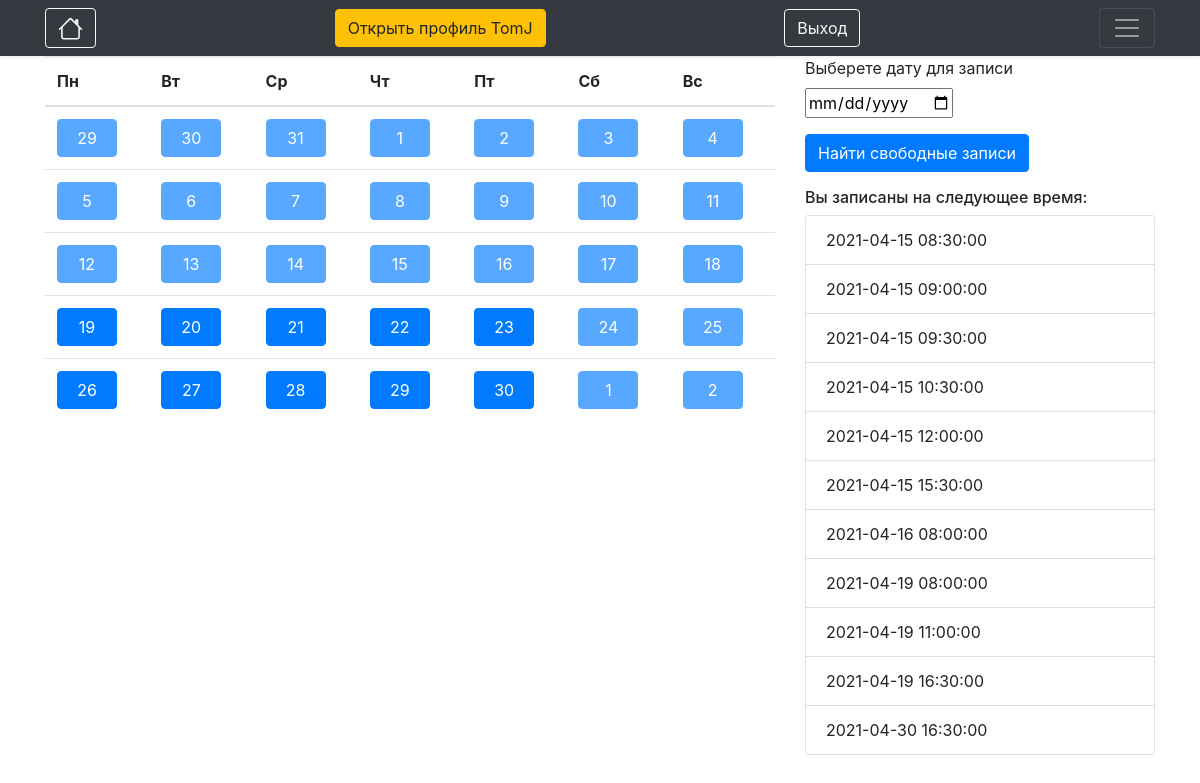
Page / (signed in) on the committed database.
### app/models.py (models this page shows, shortened)
class Client(db.Model, UserMixin):
    __tablename__ = 'clients'
    id = db.Column(db.Integer, primary_key=True, autoincrement=True)
    username = db.Column(db.String(60), index=True, unique=True, nullable=False)
    password = db.Column(db.String(128))
    firstname = db.Column(db.String(50), nullable=True)
    lastname = db.Column(db.String(50), nullable=True)
    sex = db.Column(db.Enum(Gender), nullable=True)
    birthday = db.Column(db.Date, nullable=True)
    phone = db.Column(db.String(15), nullable=False, unique=True)
    email = db.Column(db.String(150), nullable=True, unique=True)
    records = db.relationship(
        'Record',
        backref=db.backref('client', lazy='joined'),
        lazy='dynamic'
        )

class Record(db.Model):
    __tablename__ = 'records'
    id = db.Column(db.Integer, primary_key=True, autoincrement=True)
    client_id = db.Column(db.Integer, db.ForeignKey('clients.id'), nullable=False)
    worker_id = db.Column(db.Integer, db.ForeignKey('workers.id'), nullable=False)
    text = db.Column(db.Text, nullable=True)
    published = db.Column(db.DateTime, nullable=False)
    start_time = db.Column(db.TIMESTAMP, nullable=False)
    duration = db.Column(db.Integer, nullable=False)
    status = db.Column(db.Enum(RecordType), nullable=True)

### app/__init__.py (the view)
    @app.route('/')
    def index():
        filter_form = FilterForm()
        month = get_current_month()
        if current_user.is_authenticated:
            user_id = Client.query.filter(Client.username == current_user.username).first().id
            records_client = Record.query.filter_by(client_id=user_id).order_by(Record.start_time).all()
            return render_template('index.html', records=records_client, form=filter_form, month=month, current_date=datetime.now().date())
        return render_template('index.html', form=filter_form, month=month, current_date=datetime.now().date())

### app/forms.py
class FilterForm(FlaskForm):
    date = DateField('Выберете дату для записи', validators=[DataRequired()], format='%Y-%m-%d')
    submit = SubmitField('Найти свободные записи', render_kw={"class": "btn btn-primary"})

### app/date_cheker.py (called while the page is built)
def get_current_month():
    current_date = datetime.date.today()
    month = Calendar().monthdatescalendar(current_date.year, current_date.month)
    return month

### app/templates/index.html (shortened to what this page needs)
{% extends "base.html" %}
{% block page_content %}
    <div class="row">
        <div class="col-8">
            <table class="table">
                <thead>
                    <tr>
                      <th scope="col">Пн</th>
                      <th scope="col">Вт</th>
                      <th scope="col">Ср</th>
                      <th scope="col">Чт</th>
                      <th scope="col">Пт</th>
                      <th scope="col">Сб</th>
                      <th scope="col">Вс</th>
                    </tr>
                </thead>
                <tbody>
                    {% for week in month %}
                        <tr>
                        {% for day in week %}
                            {% if day.isoweekday() <= 5 and day >= current_date %}
                                <td><a class="btn btn-primary" href="{{ url_for('check_date', day=day) }}" role="button" style="display:block;width:60px">{{ day.day }}</a></td>
                            {% else %}
                                <td><a class="btn btn-primary disabled" tabindex="-1" href="#" role="button" style="display:block;width:60px" aria-disabled="true">{{ day.day }}</a></td>
                            {% endif%}
                        {% endfor %}
                        </tr>
                    {% endfor %}
                </tbody>
            </table>
        </div>
        <div class="col-4">
            <form action="{{ url_for('check_date') }}" method="POST">
                <div class="form-group">
                    {{ form.date.label }}
                    {{ form.date() }}
                </div>
                {{ form.submit }}
            </form>
            {% if current_user.username %}
                <h6>Вы записаны на следующее время:</h6>
            {% endif %}
            <ul class="list-group">
            {% for record in records %}
                <li class="list-group-item">{{ record.start_time }}</li>
            {% endfor %}
            </ul>
        </div>
    </div>
{% endblock %}

### app/templates/base.html (shortened to what this page needs)
<!doctype html>
<html lang="ru">
  <head>
    <link rel="stylesheet" href="https://stackpath.bootstrapcdn.com/bootstrap/4.1.3/css/bootstrap.min.css">
  </head>
  <body>
    <header>
        <div class="navbar navbar-dark bg-dark shadow-sm">
            <div class="container d-flex justify-content-between">
                <a href="/" class="btn btn-outline-light me-2" role="button">
                </a>
                {% if current_user.username %}
                    <a href="#" class="btn btn-warning" role="button">Открыть профиль {{ current_user.username }}</a>
                    <a href="{{ url_for('logout') }}" class="btn btn-outline-light me-2" role="button">Выход</a>
                {% else %}
                    <a href="#" class="btn btn-warning disabled" role="button">Неавторизованный пользователь</a>
                    <a href="{{ url_for('login') }}" class="btn btn-outline-light me-2" role="button">Войти</a>
                {% endif %}
                <button class="navbar-toggler" type="button" data-toggle="collapse" data-target="#navbarHeader" aria-controls="navbarHeader" aria-expanded="false" aria-label="Toggle navigation">
                    <span class="navbar-toggler-icon"></span>
                </button>
            </div>
        </div>
    </header>
    <div class="container">
        {% block page_content %}{% endblock %}
    </div>
  </body>
</html>

### rows in the picture
Client: username "TomJ"
Record: start_time "2021-04-15 08:30:00"
Record: start_time "2021-04-15 09:00:00"
Record: start_time "2021-04-15 09:30:00"
Record: start_time "2021-04-15 10:30:00"
Record: start_time "2021-04-15 12:00:00"
Record: start_time "2021-04-15 15:30:00"
Record: start_time "2021-04-16 08:00:00"
Record: start_time "2021-04-19 08:00:00"
Record: start_time "2021-04-19 11:00:00"
Record: start_time "2021-04-19 16:30:00"
Record: start_time "2021-04-30 16:30:00"

### other values in the picture
{{ day.day }} "29" "30" "31" "1" "2" "3" "4" "5" "6" "7" "8" "9" "10" "11" "12" "13" "14" "15" "16" "17" "18" "24" "25" "1" "2"
{{ day.day }} "19" "20" "21" "22" "23" "26" "27" "28" "29" "30"
